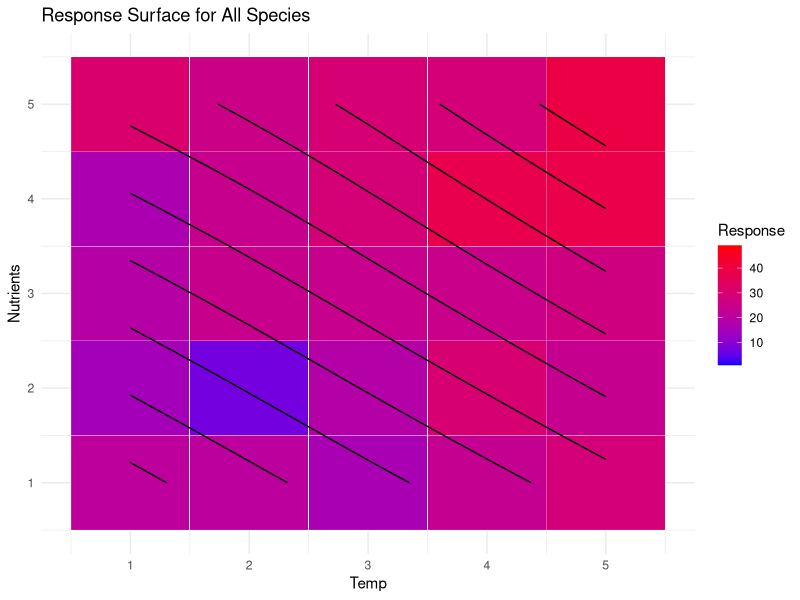

The R script that drew this image: (Note: this script raises an error after producing the figure.)
### Dummy try to fig GAMs with tensor product to simulated data and calculate r and K
# Install and load required packages
# install.packages(c("mgcv", "ggplot2"))
library(mgcv)
library(ggplot2)

# Simulated data with 6 species, 5 temperature levels, and 5 nutrients levels
set.seed(123)

# Number of observations per combination
n <- 100

# Create a data frame with 6 species
species <- rep(letters[1:6], each = 5 * n)

# Create a data frame with 5 temperature levels and 5 nutrients levels
temp <- rep(1:5, each = n)
nutrients <- rep(1:5, times = n)

# Simulate response variable for each species
response <- rnorm(length(species), mean = 10 + 2 * temp + 3 * nutrients, sd = 5)

# Create a data frame with numeric variables
data <- data.frame(Species = factor(species),
                   Temp = rep(temp, times = 6),
                   Nutrients = rep(nutrients, times = 6),
                   Response = response)

# Fit GAM with tensor product for the factorial design
gam_model <- gam(Response ~ te(Temp, Nutrients, by = Species), data = data)

# Summary of the GAM model
summary(gam_model)

# Predict response surface for visualization
new_data <- expand.grid(Species = levels(data$Species),
                        Temp = seq(min(data$Temp), max(data$Temp), length.out = 100),
                        Nutrients = seq(min(data$Nutrients), max(data$Nutrients), length.out = 100))

predictions <- predict(gam_model, newdata = new_data, type = "response")

# Plot the response surface for one species (change 'a' to the desired species)
ggplot(data, aes(x = Temp, y = Nutrients, z = Response, color = Species)) +
  geom_tile(aes(fill = Response), color = "white") +
  geom_contour(data = as.data.frame(new_data), aes(x = Temp, y = Nutrients, z = predictions), color = "black") +
  scale_fill_gradient(low = "blue", high = "red") +
  labs(title = "Response Surface for All Species") +
  theme_minimal()

# Extract carry capacity (k) and growth rate (r) for one species (change 'a' to the desired species)
k <- exp(coef(gam_model)[1 + (which(levels(data$Species) == "a") - 1) * 2])
r <- coef(gam_model)[2 + (which(levels(data$Species) == "a") - 1) * 2]

# Display results for one species (change 'a' to the desired species)
cat("Carry Capacity (k) for Species 'a':", k, "\n")
cat("Growth Rate (r) for Species 'a':", r, "\n")


rm(list = ls())
# Install and load required packages
# install.packages(c("mgcv", "ggplot2"))
library(mgcv)
library(ggplot2)

# Simulated data with 6 species, 5 temperature levels, and 5 nutrients levels
set.seed(123)

# Number of observations per combination
n <- 100

# Create a data frame with 6 species
species <- rep(letters[1:6], each = 5 * n)

# Create a data frame with 5 temperature levels and 5 nutrients levels
temp <- rep(1:5, each = n)
nutrients <- rep(1:5, times = n)

# Simulate response variable for each species
response <- rnorm(length(species), mean = 10 + 2 * temp + 3 * nutrients, sd = 5)

# Create a data frame with numeric variables
data <- data.frame(Species = factor(species),
                   Temp = rep(temp, times = 6),
                   Nutrients = rep(nutrients, times = 6),
                   Response = response)

# Fit GAM with tensor product for the factorial design
gam_model <- gam(Response ~ te(Temp, Nutrients, by = Species), data = data)



#Generate Simulated Data
# Simulated data with 6 species, 5 temperature levels, and 5 nutrients levels
set.seed(123)

# Number of observations per combination
n <- 100

# Create a data frame with 6 species
species <- rep(letters[1:6], each = 5 * n)

# Create a data frame with 5 temperature levels and 5 nutrients levels
temp <- rep(1:5, each = n)
nutrients <- rep(1:5, times = n)

# Simulate response variable for each species
response <- rnorm(length(species), mean = 10 + 2 * temp + 3 * nutrients, sd = 5)

# Create a data frame with numeric variables
data <- data.frame(Species = factor(species),
                   Temp = rep(temp, times = 6),
                   Nutrients = rep(nutrients, times = 6),
                   Response = response)

# Fit GAM with tensor product for the factorial design
gam_model <- gam(Response ~ te(Temp, Nutrients, by = Species), data = data)

# Use predict to extract the fitted values
fitted_values <- predict(gam_model, newdata = data)

# Combine fitted values with the original data
results_tibble <- data %>%
  bind_cols(fitted_values = fitted_values) %>%
  mutate(K = exp(fitted_values), r = fitted_values) %>%
  select(Species, K, r)

# Display the tibble
print(results_tibble)








rm(list = ls())
# Install and load required packages
# install.packages(c("mgcv", "ggplot2", "tidyverse"))
library(mgcv)
library(ggplot2)
library(tidyverse)

# Function to simulate logistic growth
simulate_growth <- function(temp, nutrients, days = 10, K_true, r_true) {
  time_points <- seq(1, days, by = 1)
  carrying_capacity <- K_true
  growth_rate <- r_true
  initial_density <- 1
  
  # Simulate logistic growth
  density <- carrying_capacity / (1 + ((carrying_capacity - initial_density) / initial_density) * exp(-growth_rate * time_points))
  
  # Add some random noise
  density <- density + rnorm(length(time_points), sd = 0.1)
  
  # Create a data frame
  data.frame(Temp = rep(temp, each = days),
             Nutrients = rep(nutrients, each = days),
             Day = rep(time_points, times = length(temp)),
             Density = density)
}

# Simulate data for the 5x5 full factorial experiment
set.seed(123)
species <- rep(letters[1:6], each = 5)
temp_levels <- 1:5
nutrient_levels <- 1:5
days <- 10

simulated_data <- expand.grid(Species = species, Temp = temp_levels, Nutrients = nutrient_levels) %>%
  group_by(Species, Temp, Nutrients) %>%
  do(simulate_growth(.$Temp, .$Nutrients, days = days, K_true = rnorm(1, mean = 100, sd = 20), r_true = rnorm(1, mean = 0.1, sd = 0.02)))

# Fit GAM with tensor product for the factorial design
gam_model <- gam(Density ~ te(Temp, Nutrients, by = Species) + s(Day, k = 5), data = simulated_data)

# Use predict to extract the fitted values
fitted_values <- predict(gam_model, newdata = simulated_data, type = "response")

# Combine fitted values with the original data
results_tibble <- simulated_data %>%
  bind_cols(fitted_values = fitted_values) %>%
  group_by(Species) %>%
  summarise(K = max(fitted_values), r = max(diff(log(fitted_values))))

# Display the tibble
print(results_tibble)
